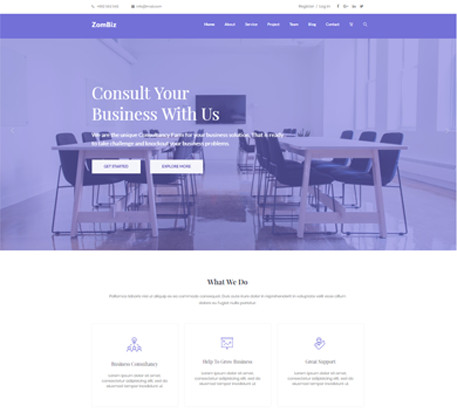
#> input picture assets/images/1.jpg, 457 x 413 px, given in place of banner_centered_1766649938857.png, which was not available
$ python create_banner.py
#> lines starting #> are read from the running program, lines starting #| are printed output that depends on the picture; pictures that were not available may be replaced by others from this repository, and a replacement may not be noted
from PIL import Image, ImageDraw, ImageFont
import os

# Paths
source_path = r"C:/Users/lenov/.gemini/antigravity/brain/8ba51c1e-7863-4401-a28b-ae86d1971906/banner_centered_1766649938857.png"
output_path = r"c:\Users\lenov\ZirveWebsite\assets\images\banner\banner.jpg"

try:
    img = Image.open(source_path)
#> img is the input picture: PIL image 457x413 RGB; mean R, G, B 189.7, 188.4, 226.3

    # Target dimensions
    target_width = 1920
    target_height = 650

    # Resize to width 1920
    aspect_ratio = img.height / img.width
#> aspect_ratio = 0.904
    new_height = int(target_width * aspect_ratio)
#> new_height = 1735
    img_resized = img.resize((target_width, new_height), Image.Resampling.LANCZOS)

    # Create new canvas
    canvas = Image.new('RGB', (target_width, target_height), (20, 30, 80)) # Dark blue fallback
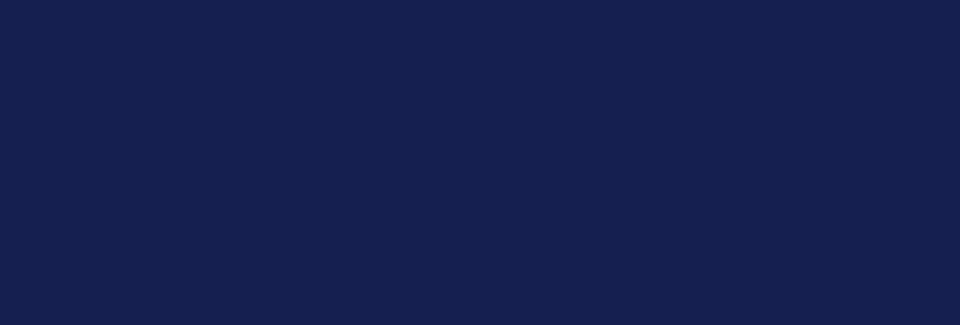
#> canvas: PIL image 1920x650 RGB (shown at 1/2 size); mean R, G, B 20, 30, 80

    # Crop the Boat/Middle Section
    # Assuming boat is in the middle.
    # Let's crop a section of height 650 from the middle.
    mid_y = new_height // 2
#> mid_y = 867
    crop_top = mid_y - (target_height // 2)
#> crop_top = 542
    crop_bottom = mid_y + (target_height // 2)
#> crop_bottom = 1192

    # Ensure bounds
    if crop_top < 0: crop_top = 0
    if crop_bottom > new_height: crop_bottom = new_height

    boat_strip = img_resized.crop((0, crop_top, target_width, crop_bottom))
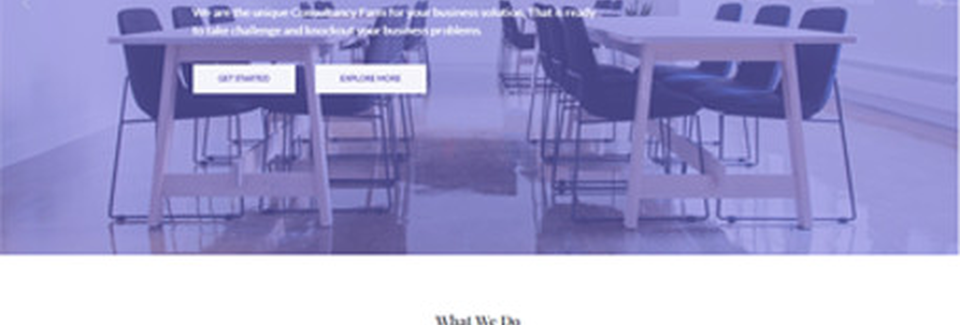
#> boat_strip: PIL image 1920x650 RGB (shown at 1/2 size); mean R, G, B 160.4, 157.8, 206.3
    canvas.paste(boat_strip, (0, 0))

    # Crop the Logo Section (Bottom)
    # Logos are usually at the very bottom.
    logo_height = 100
    logo_strip = img_resized.crop((0, new_height - logo_height, target_width, new_height))

    # Paste logos at bottom of canvas
    canvas.paste(logo_strip, (0, target_height - logo_height))

    # Draw Text
    draw = ImageDraw.Draw(canvas)

    # Fonts - Try to load system fonts
    try:
        font_title_small = ImageFont.truetype("arial.ttf", 30)
        font_title_large = ImageFont.truetype("arialbd.ttf", 80)
        font_date = ImageFont.truetype("arial.ttf", 60)
    except:
        font_title_small = ImageFont.load_default()
        font_title_large = ImageFont.load_default()
        font_date = ImageFont.load_default()

    # Colors
    color_green = (140, 198, 63) # Approx logo green
    color_white = (255, 255, 255)

    # Text Content
    text1 = "ESKİŞEHİR MUHASEBE, FİNANS VE VERGİ ZİRVESİ"
    text2 = "ESKISEHIR TALKS"
    text3 = "11-12 Nisan 2026"

    # Positioning (Center Top)
    # Helper to center text
    def draw_text_centered(text, font, y, color):
#> called with y = 50, color = (140, 198, 63)
        bbox = draw.textbbox((0, 0), text, font=font)
#> bbox = (0, 1, 741, 34)
        text_width = bbox[2] - bbox[0]
#> text_width = 741
        x = (target_width - text_width) // 2
#> x = 589

        # Shadow
        draw.text((x+2, y+2), text, font=font, fill=(0,0,0))
        # Text
        draw.text((x, y), text, font=font, fill=color)
        return bbox[3] - bbox[1] # height

    current_y = 50
    h1 = draw_text_centered(text1, font_title_small, current_y, color_green)
#> h1 = 33
    current_y += h1 + 10
#> current_y = 93
    h2 = draw_text_centered(text2, font_title_large, current_y, color_green)
#> h2 = 60
    current_y += h2 + 10
#> current_y = 163
    draw_text_centered(text3, font_date, current_y, color_white)

    # Save
    canvas.save(output_path, quality=95)
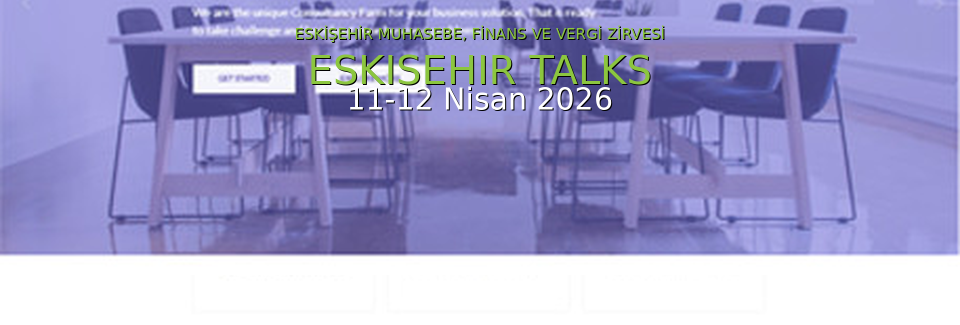
#> saved as banner.jpg: PIL image 1920x650 RGB (shown at 1/2 size); mean R, G, B 160.1, 158.4, 203.4
    print(f"Successfully created banner at {output_path}")

except Exception as e:
    print(f"Error: {e}")
